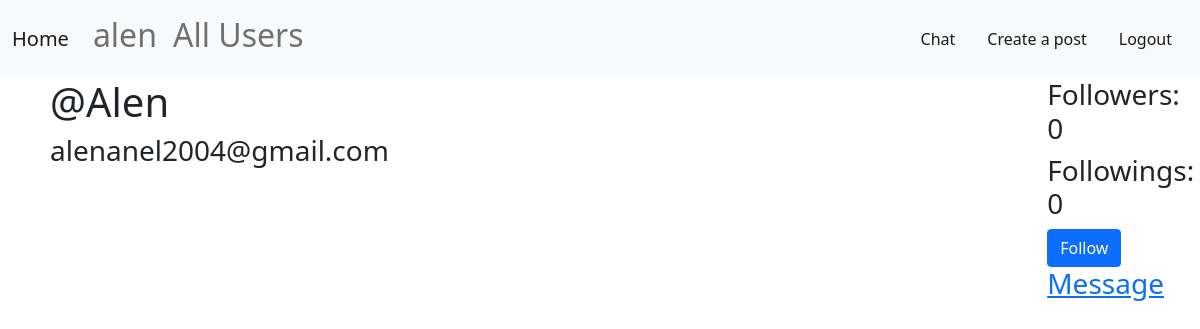
/user-post/3 (signed in), run on an earlier commit of the app's database.
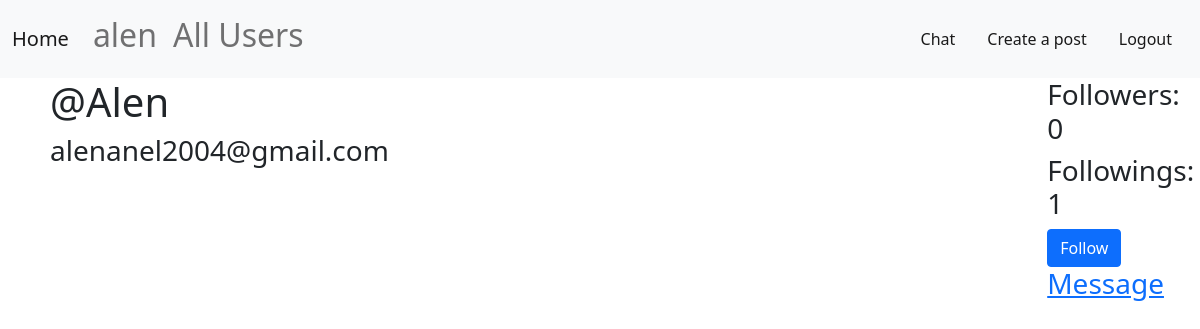
And on a later commit of the database.
### SocialMedia/models.py (models this page shows, shortened)
class User(AbstractUser):
    first_name = models.CharField(max_length=30)
    second_name = models.CharField(max_length=30)
    bio_info = models.TextField(null=True, blank=True)
    follower = models.ManyToManyField('self', symmetrical=False, related_name='user_follower', null=True)
    following = models.ManyToManyField('self', symmetrical=False, related_name='user_following', null=True)

### SocialMedia/views.py (the view)
# urls.py: path("user-post/<str:pk>", UserPost, name="user-post"),
@login_required(login_url='login')
def UserPost(request, pk):
    is_followed = False
    user = User.objects.get(id=pk)
    posts = user.post_set.all()
    for follower in user.follower.all():
        if follower == request.user:
            is_followed = True
    context = {
        'posts': posts,
        'user_post': user,
        'is_followed': is_followed,
        }
    return render(request, "SocialMedia/user/posts_user.html", context=context)

### SocialMedia/templates/SocialMedia/user/posts_user.html (shortened to what this page needs)
{% extends 'SocialMedia/base.html' %}
{% block content %}
<div class="profile">
    <div class="user-profile">
        <h1>@{{user_post.username}}</h1>
        <h3>{{user_post.email}}</h3>
    </div>
    <div class="posts">
    </div>
    <div>
        <h3>Followers: {{user_post.follower.all.count}}</h3>
        <h3>Followings: {{user_post.following.all.count}}</h3>
        {% if request.user.id != user_post.id %}
            {% if not is_followed %}
                    <button type="button" class="btn btn-primary" onclick="window.location.href='{% url 'follow' user_post.id %}'" >Follow</button>
            {% else %}
                <button type="button" class="btn btn-danger" onclick="window.location.href='{% url 'unfollow' user_post.id %}'" >Unfollow</button>
            {% endif %}
        {% endif %}
        {% if request.user.id != user_post.id %}
            <h3><a href="{% url 'chat' user_post.id %}">Message</a></h3>
        {% endif %}
    </div>
</div>
{% endblock %}

What changed in the data, as far as the page shows it:
changed User "Alen": following.all.count "0" → "1"
